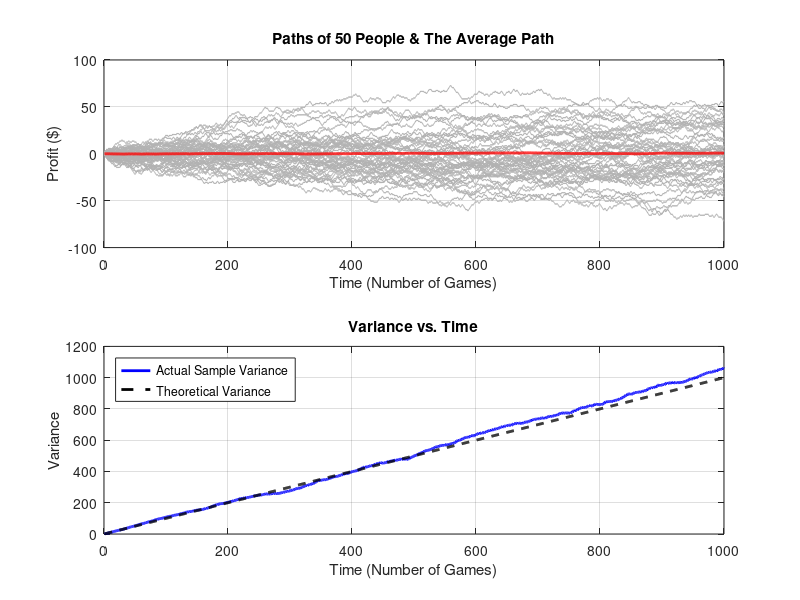

Here is the MATLAB script that generated this plot:
% ==============================================================
% Experiment 3 - Task 5
% Student Fill-in Template: 1D Random Walk
% ==============================================================
% Fill in every ______ before running this script.

% --- Initialization ---
clear;
clc;
close all;

% --- Step 1: Setup Simulation Parameters ---
num_people = 1000;        % Hint: 1000
num_steps = 1000;         % Hint: 1000

% --- Step 2: Generate Coin Flips ---
% Convert random numbers into +1 and -1:
% rand(...) > 0.5 gives 1 for Heads and 0 for Tails.
% 2 * result - 1 converts 1 to +1 and 0 to -1.
steps = 2 * (rand(num_people, num_steps) > 0.5) - 1;

% --- Step 3: Calculate Bank Account Balances ---
% cumsum(..., 2) adds results horizontally across time.
positions = cumsum(steps, 2);

% --- Step 4: Calculate Mean and Variance at Each Step ---
mean_pos = mean(positions, 1);
var_pos = var(positions, 0, 1);

% --- Step 5: Print Final Results ---
fprintf('--- Results after %d Steps ---\n', num_steps);
fprintf('Final Sample Mean     : %.2f (Theory says 0)\n', mean_pos(end));
fprintf('Final Sample Variance : %.2f (Theory says %d)\n', var_pos(end), num_steps);

% --- Step 6: Visualize the Random Walk ---
figure;

% Top chart: plot the paths of the first 50 people.
subplot(2, 1, 1);
plot(1:num_steps, positions(1:50, :), 'Color', [0.7 0.7 0.7]);
hold on;

% Plot the average path using a thick red line.
plot(1:num_steps, mean_pos, 'r', 'LineWidth', 2);
title('Paths of 50 People & The Average Path');
xlabel('Time (Number of Games)');
ylabel('Profit ($)');
grid on;

% Bottom chart: actual variance and theoretical variance.
subplot(2, 1, 2);
plot(1:num_steps, var_pos, 'b', 'LineWidth', 2);
hold on;

% Theoretical variance of a fair random walk is Var = Time.
plot(1:num_steps, 1:num_steps, 'k--', 'LineWidth', 2);
title('Variance vs. Time');
xlabel('Time (Number of Games)');
ylabel('Variance');
legend('Actual Sample Variance', 'Theoretical Variance', 'Location', 'northwest');
grid on;

% Question for report:
% The red average line is near 0. Does this mean one player is safe?
% Explain using the idea of variance.
